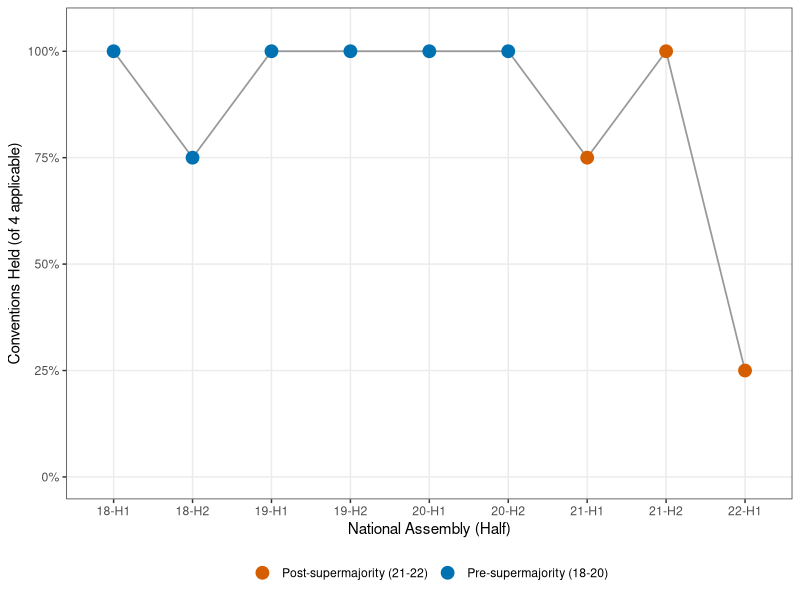
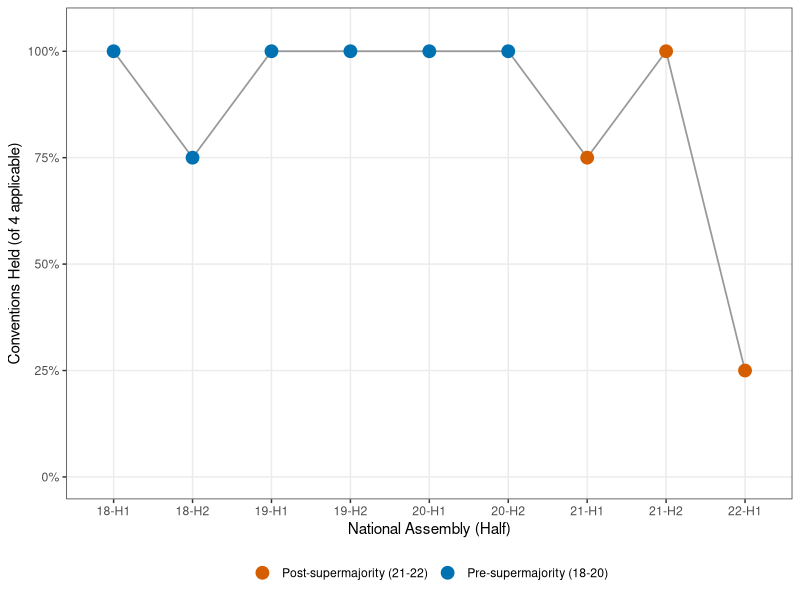

Source code (R) for these figures, in order:
# Auto-generated figure for article
# Reads KNA data from Sys.getenv("KBL_DATA").
# Figure 1: Convention hold rate across 18-22 National Assemblies
library(ggplot2); library(dplyr); library(tidyr)
df <- data.frame(
  na_half = c("18-H1","18-H2","19-H1","19-H2","20-H1","20-H2",
              "21-H1","21-H2","22-H1"),
  held = c(4, 3, 4, 4, 4, 4, 3, 4, 1),
  total = rep(4, 9)
)
df$rate <- df$held / df$total
df$era <- factor(ifelse(df$na_half %in% c("21-H1","21-H2","22-H1"),
                        "Post-supermajority (21-22)",
                        "Pre-supermajority (18-20)"))
ggplot(df, aes(x = na_half, y = rate, group = 1, color = era)) +
  geom_line(color = "grey60", linewidth = 0.6) +
  geom_point(size = 4) +
  scale_color_manual(values = c("Pre-supermajority (18-20)" = "#0072B2",
                                "Post-supermajority (21-22)" = "#D55E00")) +
  scale_y_continuous(limits = c(0, 1.05),
                     breaks = seq(0, 1, 0.25),
                     labels = scales::percent_format(accuracy = 1)) +
  labs(x = "National Assembly (Half)",
       y = "Conventions Held (of 4 applicable)",
       color = NULL,
       title = NULL) +
  theme_bw(base_size = 11) +
  theme(legend.position = "bottom",
        panel.grid.minor = element_blank())
ggsave("articles/figures/2026-04-29_r24/fig_1.pdf", width = 7, height = 4.5)
